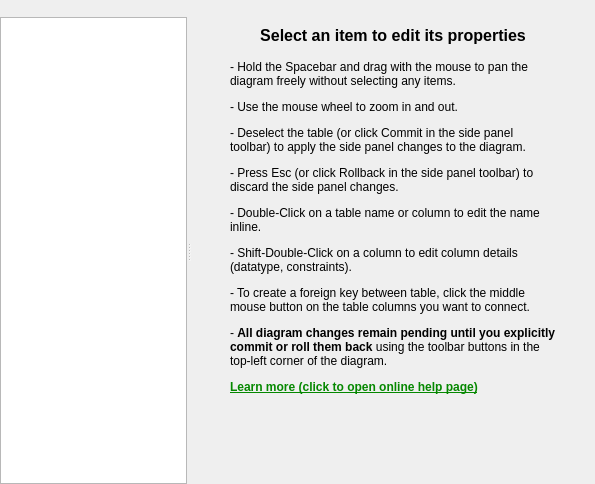
<?xml version="1.0" encoding="UTF-8"?>
<ui version="4.0">
 <class>ErdWindow</class>
 <widget class="QWidget" name="ErdWindow">
  <property name="geometry">
   <rect>
    <x>0</x>
    <y>0</y>
    <width>595</width>
    <height>484</height>
   </rect>
  </property>
  <property name="windowTitle">
   <string notr="true">Form</string>
  </property>
  <layout class="QVBoxLayout" name="verticalLayout">
   <property name="spacing">
    <number>0</number>
   </property>
   <property name="leftMargin">
    <number>0</number>
   </property>
   <property name="topMargin">
    <number>0</number>
   </property>
   <property name="rightMargin">
    <number>0</number>
   </property>
   <property name="bottomMargin">
    <number>0</number>
   </property>
   <item>
    <widget class="QToolBar" name="toolBar"/>
   </item>
   <item>
    <widget class="QWidget" name="content" native="true">
     <layout class="QVBoxLayout" name="verticalLayout_2">
      <property name="leftMargin">
       <number>0</number>
      </property>
      <property name="topMargin">
       <number>0</number>
      </property>
      <property name="rightMargin">
       <number>0</number>
      </property>
      <property name="bottomMargin">
       <number>0</number>
      </property>
      <item>
       <widget class="CustomSplitter" name="splitter">
        <property name="orientation">
         <enum>Qt::Orientation::Horizontal</enum>
        </property>
        <widget class="ErdView" name="view">
         <property name="contextMenuPolicy">
          <enum>Qt::ContextMenuPolicy::NoContextMenu</enum>
         </property>
        </widget>
        <widget class="QWidget" name="sidePanel" native="true">
         <layout class="QVBoxLayout" name="verticalLayout_3">
          <property name="leftMargin">
           <number>0</number>
          </property>
          <property name="topMargin">
           <number>0</number>
          </property>
          <property name="rightMargin">
           <number>0</number>
          </property>
          <property name="bottomMargin">
           <number>0</number>
          </property>
          <item>
           <widget class="QWidget" name="noContentWidget" native="true">
            <layout class="QVBoxLayout" name="verticalLayout_4">
             <item>
              <widget class="QLabel" name="topLabel">
               <property name="font">
                <font>
                 <pointsize>12</pointsize>
                 <bold>true</bold>
                </font>
               </property>
               <property name="text">
                <string>Select an item to edit its properties</string>
               </property>
               <property name="alignment">
                <set>Qt::AlignmentFlag::AlignBottom|Qt::AlignmentFlag::AlignHCenter</set>
               </property>
               <property name="wordWrap">
                <bool>true</bool>
               </property>
              </widget>
             </item>
             <item>
              <widget class="QWidget" name="widget_2" native="true">
               <layout class="QVBoxLayout" name="verticalLayout_5">
                <property name="leftMargin">
                 <number>30</number>
                </property>
                <property name="rightMargin">
                 <number>30</number>
                </property>
                <item>
                 <widget class="QLabel" name="bottomLabel">
                  <property name="maximumSize">
                   <size>
                    <width>16777215</width>
                    <height>16777210</height>
                   </size>
                  </property>
                  <property name="text">
                   <string>&lt;html&gt;&lt;head/&gt;&lt;body&gt;&lt;p&gt;- Hold the Spacebar and drag with the mouse to pan the diagram freely without selecting any items.&lt;/p&gt;&lt;p&gt;- Use the mouse wheel to zoom in and out.&lt;/p&gt;&lt;p&gt;- Deselect the table (or click Commit in the side panel toolbar) to apply the side panel changes to the diagram.&lt;/p&gt;&lt;p&gt;- Press Esc (or click Rollback in the side panel toolbar) to discard the side panel changes.&lt;/p&gt;&lt;p&gt;- Double-Click on a table name or column to edit the name inline.&lt;/p&gt;&lt;p&gt;- Shift-Double-Click on a column to edit column details (datatype, constraints).&lt;/p&gt;&lt;p&gt;- To create a foreign key between table, click the middle mouse button on the table columns you want to connect.&lt;/p&gt;&lt;p&gt;- &lt;span style=&quot; font-weight:700;&quot;&gt;All diagram changes remain pending until you explicitly commit or roll them back&lt;/span&gt; using the toolbar buttons in the top-left corner of the diagram.&lt;/p&gt;&lt;p&gt;&lt;a href=&quot;https://github.com/pawelsalawa/letos/wiki/ERD-plugin-manual#usage&quot;&gt;&lt;span style=&quot; font-weight:700; text-decoration: underline; color:#058800;&quot;&gt;Learn more (click to open online help page)&lt;/span&gt;&lt;/a&gt;&lt;/p&gt;&lt;/body&gt;&lt;/html&gt;</string>
                  </property>
                  <property name="alignment">
                   <set>Qt::AlignmentFlag::AlignLeading|Qt::AlignmentFlag::AlignLeft|Qt::AlignmentFlag::AlignTop</set>
                  </property>
                  <property name="wordWrap">
                   <bool>true</bool>
                  </property>
                  <property name="openExternalLinks">
                   <bool>true</bool>
                  </property>
                 </widget>
                </item>
                <item>
                 <spacer name="verticalSpacer">
                  <property name="orientation">
                   <enum>Qt::Orientation::Vertical</enum>
                  </property>
                  <property name="sizeHint" stdset="0">
                   <size>
                    <width>20</width>
                    <height>40</height>
                   </size>
                  </property>
                 </spacer>
                </item>
               </layout>
              </widget>
             </item>
            </layout>
           </widget>
          </item>
         </layout>
        </widget>
       </widget>
      </item>
     </layout>
    </widget>
   </item>
  </layout>
 </widget>
 <customwidgets>
  <customwidget>
   <class>ErdView</class>
   <extends>QGraphicsView</extends>
   <header>scene/erdview.h</header>
  </customwidget>
  <customwidget>
   <class>CustomSplitter</class>
   <extends>QSplitter</extends>
   <header>common/customsplitter.h</header>
   <container>1</container>
  </customwidget>
 </customwidgets>
 <resources/>
 <connections/>
</ui>
